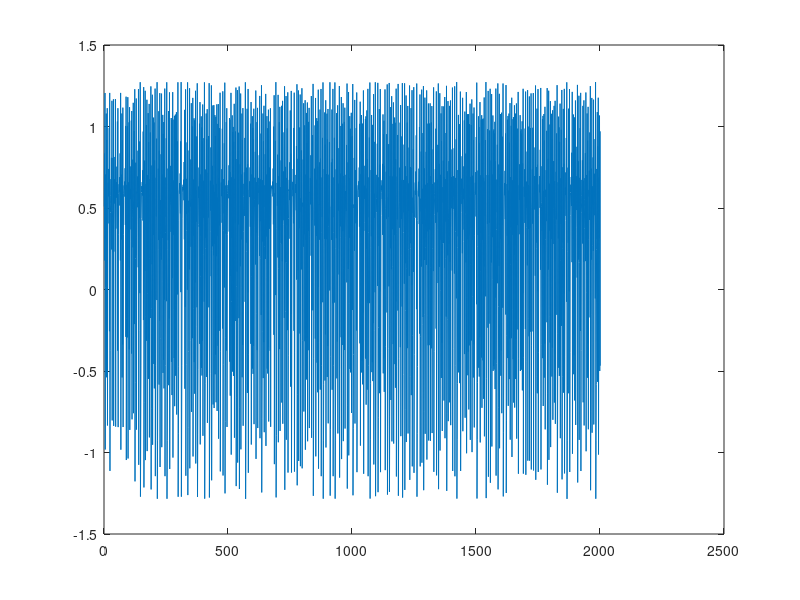
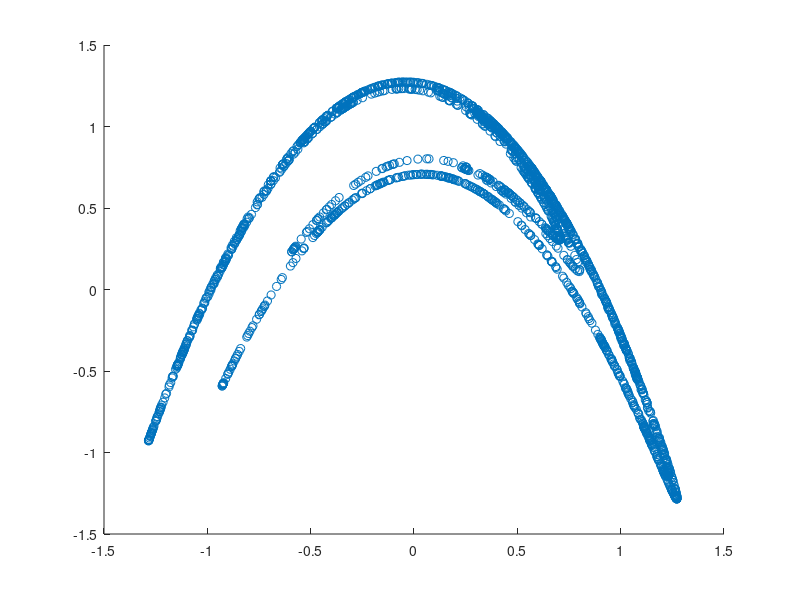
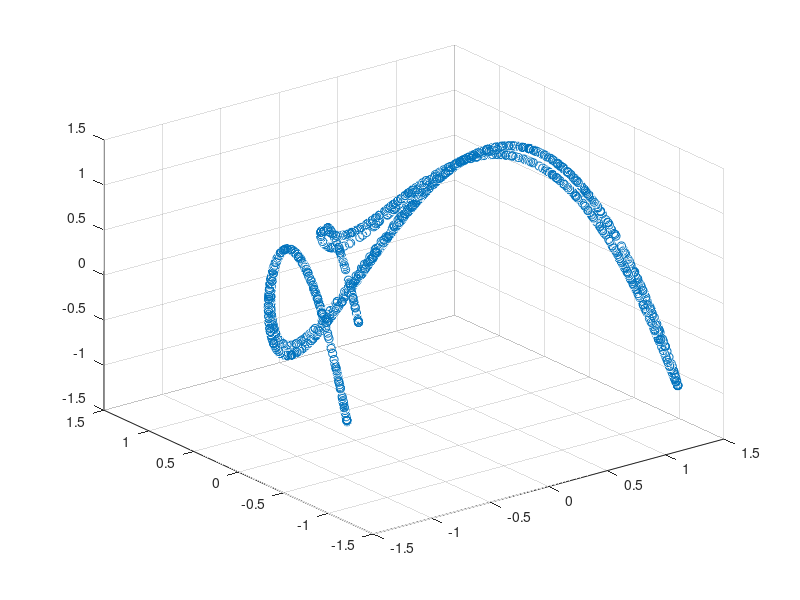
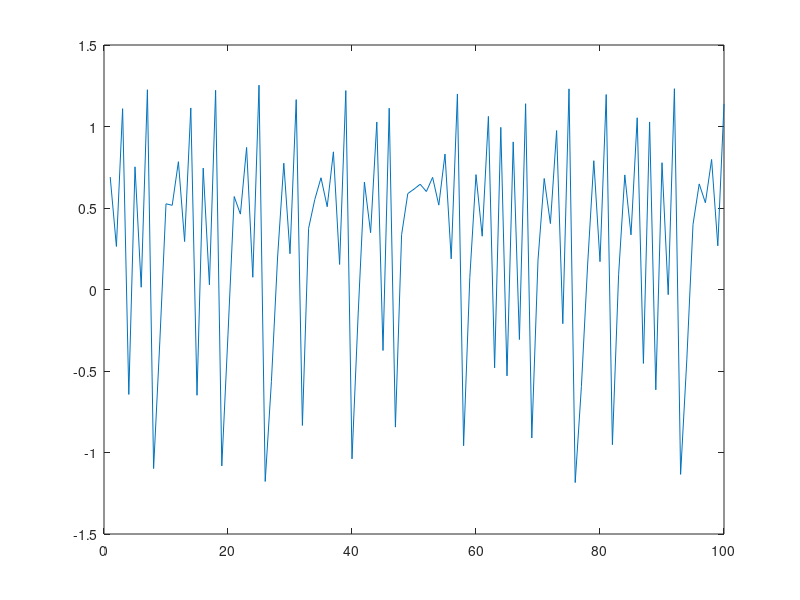

MATLAB code to generate these figures, in order: (Note: this script raises an error after producing the figures.)
%% NonLinear Timeseries Analysis - Chaotic Systems
% Henon and Logistic Maps, and Lorenz flow
%%% BE CAREFUL, xV is changing through the code for different examples, it
%%% serves as the main vector to describe our main TS at each part of the
%%% code

% Clearing
clear all;
close all;
clc;

%% Henon Map
% x(t) = 1 - 1.4 * x(t-1)^2 + 0.3 * x(t-2)
xV = load('henon.dat');
xV = xV(1000:3000);
plot(xV)
figure()
scatter(xV(1:end-1),xV(2:end))
figure()
scatter3(xV(1:end-2),xV(2:end-1),xV(3:end))

%%% show chaos in henon / Ftiaxnei xronoseira 100 parathrhsewn gia to Henon
n = 100; 
ntrans = 10;
xV = NaN*ones(n+ntrans,1);
x0V = randn(2,1);
xV(1:2) = x0V;
for j = 3:n+ntrans
    xV(j) = 1 - 1.4 * xV(j-1)^2 + 0.3 * xV(j-2);
end
xV = xV(ntrans+1:n+ntrans);
figure()
plot(xV)

% second henon
x1V = NaN*ones(n+ntrans,1);
x1V(1:2) = x0V + 0.0000001;
for j = 3:n+ntrans
    x1V(j) = 1 - 1.4 * x1V(j-1)^2 + 0.3 * x1V(j-2);
end
x1V = x1V(ntrans+1:n+ntrans);
figure()
plot(x1V)

% We can see by the plot that with a little different initial conditions,
% we take different plots after some time -> Identifier of Chaos

%% Logistic Map
%%% x(t) = a*x(t-1)*(1-x(t-1))
xV  = load('logistic.dat');
xV = xV(1000:1100);
figure()
plot(xV)
figure()
scatter(xV(1:end-1),xV(2:end))

%% Lorenz Flow
xV = load('xlorenz.dat');
xV = xV(1000:3000);
plot(xV)
figure()
scatter(xV(1:end-1),xV(2:end))
figure()
scatter3(xV(1:end-2),xV(2:end-1),xV(3:end))
% Example of lorenz plot/creation using lorenz1()
% [X Y Z] = lorenz1(29,10,3)
% plot3(X,Y,Z)

%% Approach for nonlinear systems
% First we plot our TS
xV = load('henon.dat');
xV = xV(1000:3000);
plot(xV)
% Linear analysis - First we test linear models. If something doesn't fit
% we move on to nonlinear models.
xV = xV - mean(xV);
maxtau = 20;    % Gia poso pisw koitaw
Tmax = 10;      % Gia provlepsh
alpha = 0.05;
n = size(xV,1);

figure()
subplot(2,1,1)
autocorr(xV,'NumLags',maxtau)
title("ACF - xV");
subplot(2,1,2)
parcorr(xV,'NumLags',maxtau)
title("PACF - xV");

%%% First, we are going to check tau according to the autocorrelation
%%% function. In this case, tau = 3 seems like the first good estimation,
%%% thus we check tau = 3 in the code below.
%% FNN
tau = 3;
mmax = 10;
escape = 10;
theiler = 0;
fnnM = falsenearest(xV,tau,mmax,escape,theiler,'henon');
%%% for example here, for tau = 3, we see that the first m that is in
%%% the bounds of 1%, is for m = 8
%%% get embedded data
m = 8;
xM_embedded= embeddelays(xV,m,tau);
%%% plot attractor
plotd2d3(xM_embedded,'');


%% Now let's test one real TS
clear all;
close all;
clc;

yV = load('RR.dat');
figure()
plot(yV)
title('yV')
% Centralizing
xV = yV - mean(yV);
figure()
plot(xV)
title('xV - Centralized yV')

% Detrending
xV = diff(xV,1);
% ma5 = movingaveragesmooth2(xV,5);
% xV = xV - ma5;
figure()
plot(xV)

maxtau = 50;
figure()
subplot(2,1,1)
autocorr(xV,'NumLags',maxtau)
title("ACF - xV");
subplot(2,1,2)
parcorr(xV,'NumLags',maxtau)
title("PACF - xV");

%%% if we decie to move on with FNN
%%% Choose lag
%%% M = estimator
tmax = 20;
mutM = mutualinformation(xV,tmax);
%%% we choose tau = 1 because of the diagram


%%% Choose embedding dimension
%%% FNN
tau = 1;
mmax = 10;
escape = 10;
theiler = 0;
fnnM = falsenearest(xV,tau,mmax,escape,theiler,'FNN is ');

%%% from the diagram we choose m = 3
m = 3
%%% get embedded data - Our new TS is:
xV_emb = embeddelays(xV,m,tau);
%%% plot attractor
plotd2d3(xV_emb,'')